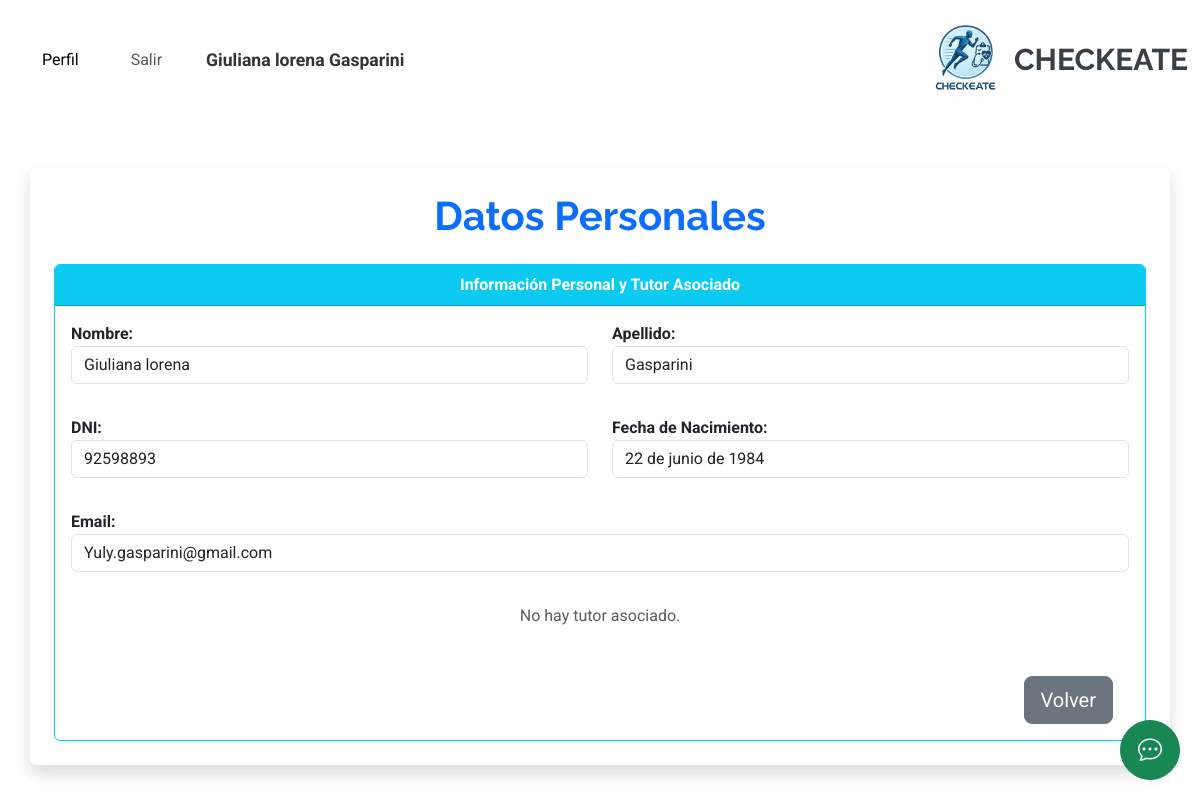
Screenshot of /estudiante/datos_personales/ (signed in) with the database file from the repository.
### account/models.py (models this page shows, shortened)
class Profile(models.Model):
    user = models.ForeignKey(settings.AUTH_USER_MODEL, on_delete=models.CASCADE)  # Permitir múltiples perfiles para un usuario
    nombre = models.CharField(max_length=30, blank=True, null=True)
    apellido = models.CharField(max_length=30, blank=True, null=True)
    dni = models.CharField(max_length=15, blank=True, null=True)
    fecha_nacimiento = models.DateField(blank=True, null=True)
    email = models.EmailField(max_length=254)  # Eliminar unique=True para permitir múltiples perfiles con el mismo email
    rol = models.CharField(
        max_length=20,
        choices=[
            ('jugador', 'Jugador'),
            ('medico', 'Médico'),
            ('representante', 'Representante'),
            ('colegio' , 'Colegio'),
            ('estudiante', 'Estudiante'),
        ],
        default='jugador'
    )
    class Meta:
        unique_together = ('user', 'rol')  # Garantiza que un usuario solo tenga un perfil por rol

### estudiante/views.py (the view)
# urls.py: path('datos_personales/', views.datos_personales, name='datos_personales'),
@login_required
def datos_personales(request):
    profile = Profile.objects.filter(user=request.user).first()
    if not profile:
        return render(request, "error.html", {"mensaje": "No tienes un perfil asociado."})
    tutor = Tutor.objects.filter(profile=profile).first()
    estudiantes = Estudiante.objects.filter(tutor=tutor) if tutor else []
    for est in estudiantes:
        relacion = EstudianteColegio.objects.filter(estudiante=est, activo=True).select_related('colegio').first()
        est.colegio = relacion.colegio if relacion else None
    context = {
        "profile": profile,
        "tutor": tutor,
        "estudiantes": estudiantes,
    }
    return render(request, "estudiante/datos_personales.html", context)

### estudiante/templates/estudiante/datos_personales.html
{% extends 'core/base.html' %}
{% load static %}
{% block content %}
<div class="container p-4 bg-white shadow rounded mt-5">
    <h1 class="text-center text-primary fw-bold mb-4">Datos Personales</h1>
    {% if profile %}
    <div class="card border-info shadow-sm">
        <div class="card-header bg-info text-white fw-bold text-center">
            Información Personal y Tutor Asociado
        </div>
        <div class="card-body">
            <div class="row">
                <div class="col-12 col-md-6 mb-3">
                    <strong>Nombre:</strong>
                    <p class="form-control">{{ profile.nombre }}</p>
                </div>
                <div class="col-12 col-md-6 mb-3">
                    <strong>Apellido:</strong>
                    <p class="form-control">{{ profile.apellido }}</p>
                </div>
            </div>
            <div class="row">
                <div class="col-12 col-md-6 mb-3">
                    <strong>DNI:</strong>
                    <p class="form-control">{{ profile.dni }}</p>
                </div>
                <div class="col-12 col-md-6 mb-3">
                    <strong>Fecha de Nacimiento:</strong>
                    <p class="form-control">{{ profile.fecha_nacimiento }}</p>
                </div>
            </div>
            <div class="row">
                <div class="col-12 mb-3">
                    <strong>Email:</strong>
                    <p class="form-control">{{ profile.email }}</p>
                </div>
            </div>
            {% if tutor %}
            <h5 class="text-primary text-center fw-bold mt-4">Datos del Tutor</h5>
            <div class="row">
                <div class="col-12 col-md-6 mb-3">
                    <strong>Domicilio:</strong>
                    <p class="form-control">{{ tutor.domicilio }}</p>
                </div>
                <div class="col-12 col-md-6 mb-3">
                    <strong>Teléfono:</strong>
                    <p class="form-control">{{ tutor.telefono }}</p>
                </div>
            </div>
            <div class="row">
                <div class="col-12 mb-3">
                    <strong>Localidad:</strong>
                    <p class="form-control">{{ tutor.localidad }}</p>
                </div>
            </div>
            {% if estudiantes %}
            <h5 class="text-primary text-center fw-bold mt-4">Estudiantes a Cargo</h5>
            <div class="table-responsive">
                <table class="table table-bordered text-center">
                    <thead class="table-info">
                        <tr>
                            <th>Nombre</th>
                            <th>Apellido</th>
                            <th>Colegio</th>
                        </tr>
                    </thead>
                    <tbody>
                        {% for estudiante in estudiantes %}
                        <tr>
                            <td>{{ estudiante.nombre }}</td>
                            <td>{{ estudiante.apellido }}</td>
                            <td>{{ estudiante.colegio.nombre }}</td>
                        </tr>
                        {% endfor %}
                    </tbody>
                </table>
            </div>
            {% endif %}
            {% else %}
            <p class="text-center text-muted">No hay tutor asociado.</p>
            {% endif %}
            <div class="d-flex justify-content-end mt-5">
                <a href="{% url 'menu_estudiante' %}" class="btn btn-secondary btn-lg w-45 me-3">Volver</a>
            </div>
        </div>
    </div>
    {% else %}
    <p class="text-center text-muted">No tienes datos personales cargados.</p>
    {% endif %}
</div>
{% endblock %}

### core/templates/core/base.html (shortened to what this page needs)
<!DOCTYPE html>
<html lang="en">
<head>
    {% load static %}
    <link rel="stylesheet" href="https://cdnjs.cloudflare.com/ajax/libs/font-awesome/5.15.4/css/all.min.css">
    <link href="https://cdn.jsdelivr.net/npm/bootstrap@5.3.0-alpha1/dist/css/bootstrap.min.css" rel="stylesheet">
    <link href="{% static 'core/vendor/bootstrap/css/bootstrap.min.css' %}" rel="stylesheet">
    <link href="{% static 'core/vendor/bootstrap-icons/bootstrap-icons.css' %}" rel="stylesheet">
    <link href="{% static 'core/vendor/aos/aos.css' %}" rel="stylesheet">
    <link href="{% static 'core/vendor/glightbox/css/glightbox.min.css' %}" rel="stylesheet">
    <link href="{% static 'core/vendor/swiper/swiper-bundle.min.css' %}" rel="stylesheet">
    <link href="{% static 'core/css/main.css' %}" rel="stylesheet">
</head>
<body class="index-page">
  {% if request.path != '/account/login/' and request.path != '/account/register/' and request.path != '/account/register_alumnos/' %}
    <header id="header" class="header d-flex align-items-center sticky-top">
        <div class="container-fluid position-relative d-flex align-items-center justify-content-between">
                <a href="{% url 'home' %}" class="logo d-flex align-items-center me-auto me-xl-0">
                    <img src="{% static 'core/img/milogo3.png' %}" alt="Logo"  >
                    <h1 class="sitename" >CHECKEATE</h1>
                </a>
                <nav id="navmenu" class="navbar navbar-expand-lg navbar-light bg-white">
                    <div class="container-fluid">
                        <div class="collapse navbar-collapse" id="navbarNav">
                            <ul class="navbar-nav ms-auto align-items-center">
                                {% if request.path != '/account/login/' %}
                                    {% if user.is_authenticated %}
                                        <li class="nav-item me-3">
                                            <a href="{% url 'perfil' %}" class="nav-link active">Perfil</a>
                                        </li>
                                        <li class="nav-item me-3">
                                            <button type="button" class="btn btn-link nav-link" data-bs-toggle="modal" data-bs-target="#logoutModal">
                                                Salir
                                            </button>
                                        </li>
                                        <li class="nav-item">
                                            <span class="navbar-text fw-bold">
                                                {{ profile.nombre }} {{ profile.apellido }}
                                            </span>
                                        </li>
                                        {% if profile.rol == 'jugador' %}
                                            <li class="nav-item me-3">
                                                <a href="{% url 'menu_jugador' %}" class="nav-link"></a>
                                            </li>
                                        {% endif %}
                                    {% else %}
                                        <li class="nav-item me-3">
                                            <a href="{% url 'login' %}" class="nav-link">Iniciar Sesión</a>
                                        </li>
                                    {% endif %}
                                {% endif %}
                            </ul>
                        </div>
                    </div>
                </nav>
        </div>
    </header>
    {% endif %}
    {% block content %}{% endblock %}
<div id="chatbot-boton" onclick="abrirChat()" class="btn btn-success rounded-circle d-flex justify-content-center align-items-center" style="position: fixed; bottom: 20px; right: 20px; width: 60px; height: 60px; z-index: 1050;">
    <i class="bi bi-chat-dots" style="font-size: 1.5rem;"></i>
  </div>
  <link rel="stylesheet" href="https://cdn.jsdelivr.net/npm/bootstrap-icons@1.10.5/font/bootstrap-icons.css">
</body>
</html>

### core/static/core/css/main.css (style rules this page uses)
:root { --default-font: "Roboto", system-ui, -apple-system, "Segoe UI", Roboto, "Helvetica Neue", Arial, "Noto Sans", "Liberation Sans", sans-serif, "Apple Color Emoji", "Segoe UI Emoji", "Segoe UI Symbol", "Noto Color Emoji"; --heading-font: "Raleway", sans-serif; --nav-font: "Poppins", sans-serif; }
:root { --background-color: #ffffff; --default-color: #444444; --heading-color: #384046; --accent-color: #3498db; --surface-color: #ffffff; --contrast-color: #ffffff; }
:root { --nav-color: #444444; --nav-hover-color: #3498db; --nav-mobile-background-color: #ffffff; --nav-dropdown-background-color: #ffffff; --nav-dropdown-color: #444444; --nav-dropdown-hover-color: #3498db; }
:root { scroll-behavior: smooth; }
body { color: var(--default-color); background-color: var(--background-color); font-family: var(--default-font); }
a { color: var(--accent-color); text-decoration: none; transition: 0.3s; }
h1, h2, h3, h4, h5, h6 { color: var(--heading-color); font-family: var(--heading-font); }
.header { color: var(--default-color); background-color: var(--background-color); padding: 20px 0; transition: all 0.5s; z-index: 997; }
.header .logo { line-height: 1; }
.header .logo img { max-height: 80px; margin-right: 8px; }
.header .logo h1 { font-size: 30px; margin: 0; font-weight: 700; color: var(--heading-color); }
@media (max-width: 1200px) { .header .logo { order: 1; } }
.navbar-nav .nav-link { transition: none; }
#navmenu { background-color: #f8f9fa; }
#navmenu .navbar-text { color: #333; font-size: 1.1rem; }
#navmenu .nav-item { padding: 0 10px; }

### rows the page displays
Profile: nombre "Giuliana lorena", apellido "Gasparini", dni "92598893", fecha_nacimiento "22 de junio de 1984", email "Yuly.gasparini@gmail.com"
